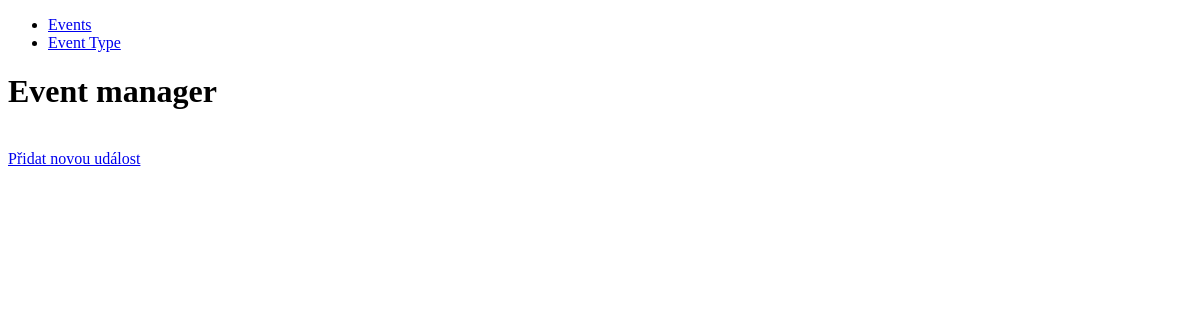
/main_page/, run on an earlier commit of the app's database.
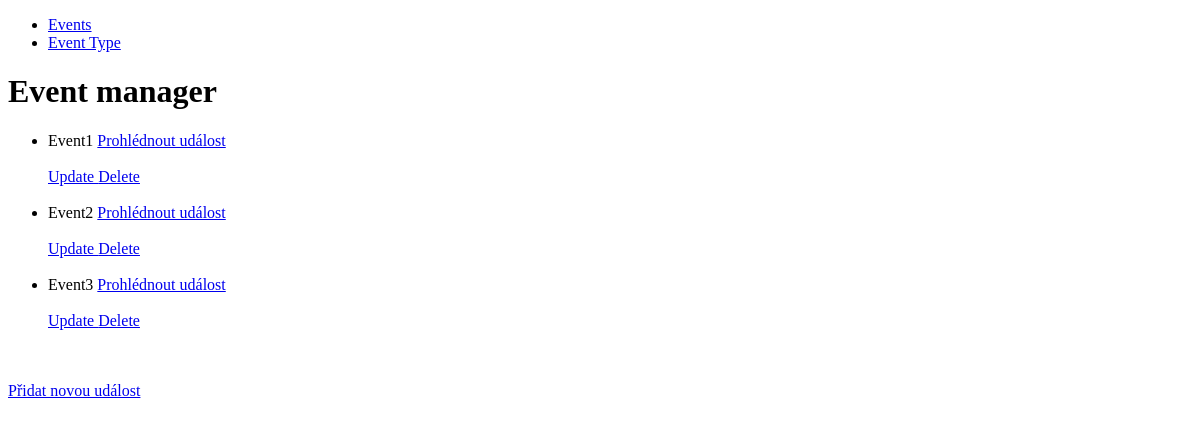
And on a later commit of the database.
### viewer/models.py (models this page shows)
class Event(Model):
  name = CharField(max_length=128)

### viewer/views.py (the view)
# urls.py: path('main_page/', EventsView.as_view()),
class EventsView(TemplateView):
  template_name = 'main_page.html'
  extra_context = {'events': Event.objects.all()}

### viewer/templates/main_page.html (shortened to what this page needs)
{% extends "base.html" %}
{% block content %}
<h1>Event manager</h1>
<ul>
    {% for event in events %}
      <li>
        {{ event.name }}
        <a href="/detail/{{event.pk}}" class="button">
            Prohlédnout událost
        </a>
          <br><br>
          <a href="{% url 'event_update' event.pk %}"> Update </a>
          <a href="{% url 'event_delete' event.pk %}"> Delete </a>
          <br><br>
      </li>
    {% endfor %}
</ul>
<br>
<a href="{% url 'event_create' %}" class="button">
           Přidat novou událost
</a>
{% endblock %}

What changed in the data, as far as the page shows it:
added Event: name "Event1"
added Event: name "Event2"
added Event: name "Event3"
